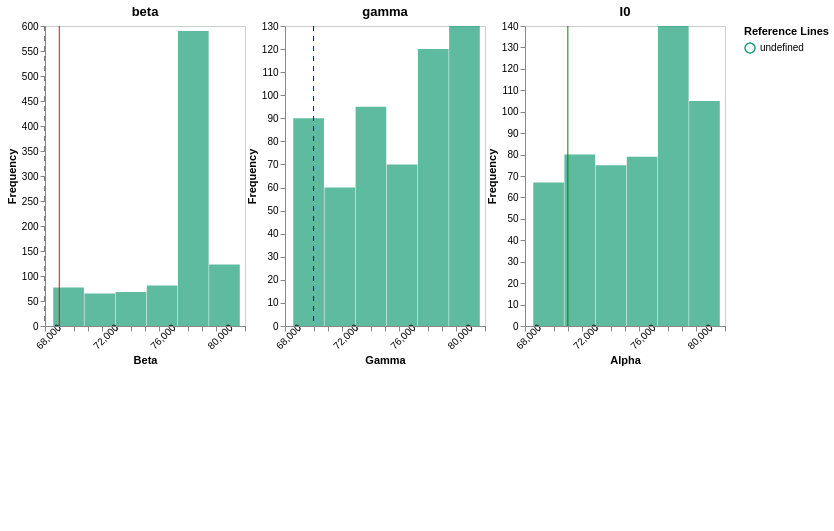

Vega-Lite specification stored for this chart:
### Vega specification from a JSON file in a GitHub repository (floating-point values rounded to 4 significant figures)
{"$schema": "https://vega.github.io/schema/vega/v5.json", "description": "A small multiples view of histograms for visualizing univariate distributions using static bins.", "height": 500, "padding": 5, "signals": [{"name": "offset", "value": 40}, {"name": "cellHeight", "value": 300}, {"name": "cellWidth", "value": 200}, {"name": "width", "update": "3 * (offset + cellWidth)"}, {"name": "totalHeight", "update": "cellHeight * 1.2"}, {"name": "axisLabels", "value": {"beta": {"xaxis": "Beta", "yaxis": "Frequency"}, "gamma": {"xaxis": "Gamma", "yaxis": "Frequency"}, "I0": {"xaxis": "Alpha", "yaxis": "Frequency"}}}, {"name": "yref", "value": {"beta": [{"number": 68000, "name": "line1", "color": "black", "type": "dashed"}, {"number": 69000, "name": "line2", "color": "red", "type": "solid"}], "gamma": [{"number": 70000, "name": "line1", "color": "blue", "type": "dashed"}], "I0": [{"number": 71000, "name": "line1", "color": "green", "type": "solid"}]}}], "data": [{"name": "binned", "values": [{"bin0": 68580.0, "bin1": 70760.0, "count": 77, "site": "beta"}, {"bin0": 70760.0, "bin1": 72940.0, "count": 65, "site": "beta"}, {"bin0": 72940.0, "bin1": 75120.0, "count": 68, "site": "beta"}, {"bin0": 75120.0, "bin1": 77310.0, "count": 81, "site": "beta"}, {"bin0": 77310.0, "bin1": 79490.0, "count": 590, "site": "beta"}, {"bin0": 79490.0, "bin1": 81670.0, "count": 123, "site": "beta"}, {"bin0": 68580.0, "bin1": 70760.0, "count": 90, "site": "gamma"}, {"bin0": 70760.0, "bin1": 72940.0, "count": 60, "site": "gamma"}, {"bin0": 72940.0, "bin1": 75120.0, "count": 95, "site": "gamma"}, {"bin0": 75120.0, "bin1": 77310.0, "count": 70, "site": "gamma"}, {"bin0": 77310.0, "bin1": 79490.0, "count": 120, "site": "gamma"}, {"bin0": 79490.0, "bin1": 81670.0, "count": 130, "site": "gamma"}, {"bin0": 68580.0, "bin1": 70760.0, "count": 67, "site": "I0"}, {"bin0": 70760.0, "bin1": 72940.0, "count": 80, "site": "I0"}, {"bin0": 72940.0, "bin1": 75120.0, "count": 75, "site": "I0"}, {"bin0": 75120.0, "bin1": 77310.0, "count": 79, "site": "I0"}, {"bin0": 77310.0, "bin1": 79490.0, "count": 140, "site": "I0"}, {"bin0": 79490.0, "bin1": 81670.0, "count": 105, "site": "I0"}]}, {"name": "maxCounts", "source": "binned", "transform": [{"type": "aggregate", "groupby": ["site"], "fields": ["count"], "ops": ["max"], "as": ["maxCount"]}]}, {"name": "binRanges", "source": "binned", "transform": [{"type": "aggregate", "groupby": ["site"], "fields": ["bin0", "bin1"], "ops": ["min", "max"], "as": ["minBin", "maxBin"]}]}, {"name": "yref", "values": [{"site": "beta", "number": 68000, "name": "line1", "color": "black", "type": "dashed"}, {"site": "beta", "number": 69000, "name": "line2", "color": "red", "type": "solid"}, {"site": "gamma", "number": 70000, "name": "line1", "color": "blue", "type": "dashed"}, {"site": "I0", "number": 71000, "name": "line1", "color": "green", "type": "solid"}]}], "scales": [{"name": "gscale", "type": "band", "range": [0, {"signal": "width"}], "round": true, "domain": {"data": "binned", "field": "site"}}, {"name": "color", "type": "ordinal", "domain": {"data": "binned", "field": "label"}, "range": {"scheme": "dark2"}}, {"name": "lineStyle", "type": "ordinal", "domain": ["dashed", "solid"], "range": [[5, 5], []]}], "legends": [{"stroke": "color", "strokeDash": "lineStyle", "orient": "right", "title": "Reference Lines", "encode": {"symbols": {"enter": {"stroke": {"field": "color"}, "strokeDash": {"field": "type"}}}, "labels": {"enter": {"text": {"field": "name"}}}}}], "marks": [{"name": "siteGroups", "type": "group", "from": {"facet": {"data": "binned", "name": "facetedData", "groupby": "site"}}, "encode": {"enter": {"x": {"scale": "gscale", "field": "site", "offset": {"signal": "offset"}}, "width": {"signal": "cellWidth"}, "height": {"signal": "cellHeight"}, "stroke": {"value": "#ccc"}}}, "data": [{"name": "xScaleData", "source": "binRanges", "transform": [{"type": "filter", "expr": "datum.site === parent.site"}]}, {"name": "yScaleData", "source": "maxCounts", "transform": [{"type": "filter", "expr": "datum.site === parent.site"}]}, {"name": "filteredyref", "source": "yref", "transform": [{"type": "filter", "expr": "datum.site === parent.site"}]}], "scales": [{"name": "xscale", "type": "linear", "range": [0, {"signal": "cellWidth"}], "domain": {"data": "xScaleData", "fields": ["minBin", "maxBin"]}, "zero": false, "nice": true}, {"name": "yscale", "type": "linear", "range": [{"signal": "cellHeight"}, 0], "domain": {"data": "yScaleData", "field": "maxCount"}, "zero": true, "nice": true}], "axes": [{"orient": "bottom", "scale": "xscale", "zindex": 1, "labelOverlap": "parity", "labelSeparation": 10, "labelAngle": -45, "title": {"signal": "axisLabels[parent.site].xaxis"}}, {"orient": "left", "scale": "yscale", "zindex": 1, "title": {"signal": "axisLabels[parent.site].yaxis"}}], "marks": [{"name": "bins", "type": "rect", "from": {"data": "facetedData"}, "encode": {"enter": {"fill": {"scale": "color", "field": "label"}, "opacity": {"value": 0.7}}, "update": {"x": {"scale": "xscale", "field": "bin0"}, "x2": {"scale": "xscale", "field": "bin1", "offset": -0.5}, "y": {"scale": "yscale", "field": "count"}, "y2": {"scale": "yscale", "value": 0}, "tooltip": {"signal": "{ 'Count': datum.count }"}}, "hover": {"fill": {"value": "firebrick"}}}}, {"type": "text", "encode": {"enter": {"x": {"signal": "cellWidth / 2"}, "y": {"signal": "-10"}, "align": {"value": "center"}, "fontSize": {"value": 13}, "text": {"signal": "parent.site"}, "fontWeight": {"value": "bold"}}}}, {"name": "refLines", "type": "rule", "from": {"data": "filteredyref"}, "encode": {"enter": {"x": {"scale": "xscale", "field": "number"}, "y": {"value": 0}, "y2": {"signal": "cellHeight"}, "stroke": {"field": "color"}, "strokeDash": {"scale": "lineStyle", "field": "type"}, "tooltip": {"signal": "{ 'Value': datum.name }"}}}}]}]}
